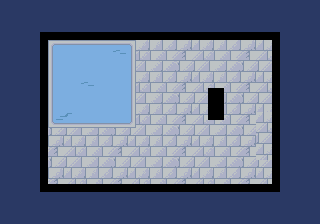

The image is a tile-based game level rendered from a .tmx file. Its description and source (layers, tilesets, objects; grid data summarised) follow:
An orthogonal 40x28 tile map with 8x8 px tiles, 3 tile layers (gfx, walls, spikes) and 2 objects (2x Enemy).

<map version="1.10" tiledversion="1.10.2" orientation="orthogonal" renderorder="right-down" width="40" height="28" tilewidth="8" tileheight="8" infinite="0" nextlayerid="6" nextobjectid="7">
 <tileset firstgid="1" source="water-temple.tsx" />
 <layer id="1" name="gfx" width="40" height="28">
  <data>[1120 cells, 1120 non-empty, 62 distinct tile ids]</data>
 </layer>
 <layer id="2" name="walls" width="40" height="28">
  <data>[1120 cells, 96 non-empty, 1 distinct tile ids]</data>
 </layer>
 <layer id="3" name="spikes" width="40" height="28">
  <data>[1120 cells, 8 non-empty, 1 distinct tile ids]</data>
 </layer>
 <objectgroup id="4" name="objs">
  <object id="3" name="Octopus" type="Enemy" x="248" y="80">
   <point />
  </object>
  <object id="4" name="Octopus" type="Enemy" x="80" y="88">
   <point />
  </object>
 </objectgroup>
</map>
